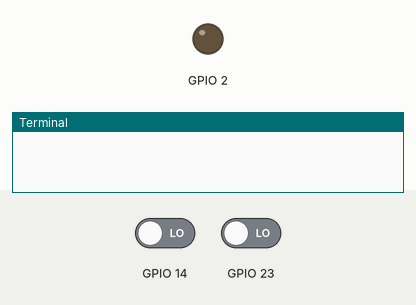
Recording of a program running on a simulated Raspberry Pi (BCM pin numbers). On the bench: output pins drawn as LEDs (lit = HIGH), the last lines printed to the terminal. Inputs (shaded band) come from the test bench; at power-on: GPIO 14 LOW, GPIO 23 LOW.

Above: at 3.7 s.
3.8 s: GPIO 14 driven HIGH and GPIO 23 driven HIGH
At 4.8 s:
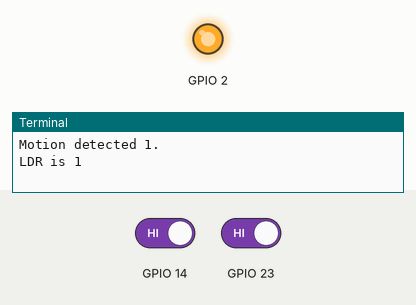
5.3 s: GPIO 14 driven LOW
At 5.9 s:
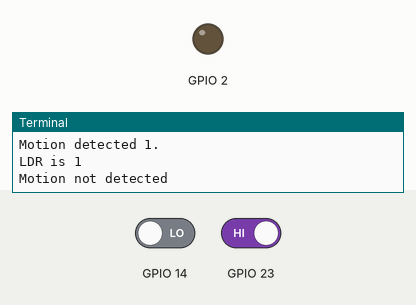
6.8 s: GPIO 14 driven HIGH
At 7.1 s:
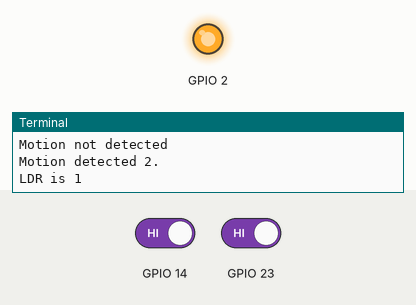
Timing chart, 0 to 9.3 s (numbered marks = the images above; inputs shaded):
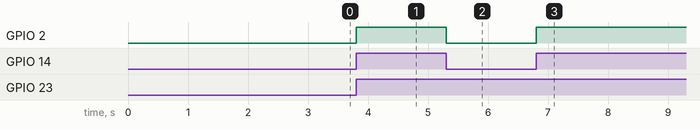

Measured:
- after the input at 3.8 s, GPIO 2: LOW → HIGH at once
- after the input at 5.3 s, GPIO 2: HIGH → LOW at once
- after the input at 6.8 s, GPIO 2: LOW → HIGH at once

The program:

relay_3.py
```python
import RPi.GPIO as gpio
import LED, time

def motion(gpio_num):
    global count
    if gpio.input(gpio_num):
        if gpio.input(23): # if dark
            count += 1
            LED.turnON(2)
            print('Motion detected {}.'.format(count))
            print('LDR is {}'.format(gpio.input(23)))
    else:
        LED.turnOFF(2)
        print('Motion not detected')

if __name__ == '__main__':
    try:
        gpio.setmode(gpio.BCM)
        LED.setup(2, 'out')
        gpio.setup(14, gpio.IN, pull_up_down=gpio.PUD_DOWN) #PIR
        gpio.setup(23, gpio.IN) # LDR

        count = 0
        gpio.add_event_detect(14, gpio.BOTH, callback=motion, bouncetime=150)
        while True:
            time.sleep(1)
    finally:
        gpio.cleanup()
```

LED.py
```python
import RPi.GPIO as gpio

def setup(gpio_num, ctr):
    if ctr == 'in':
        gpio.setup(gpio_num, gpio.IN)
    elif ctr == 'out':
        gpio.setup(gpio_num, gpio.OUT)

def turnON(gpio_num):
    gpio.output(gpio_num, gpio.HIGH)
def turnOFF(gpio_num):
    gpio.output(gpio_num, gpio.LOW)
```
